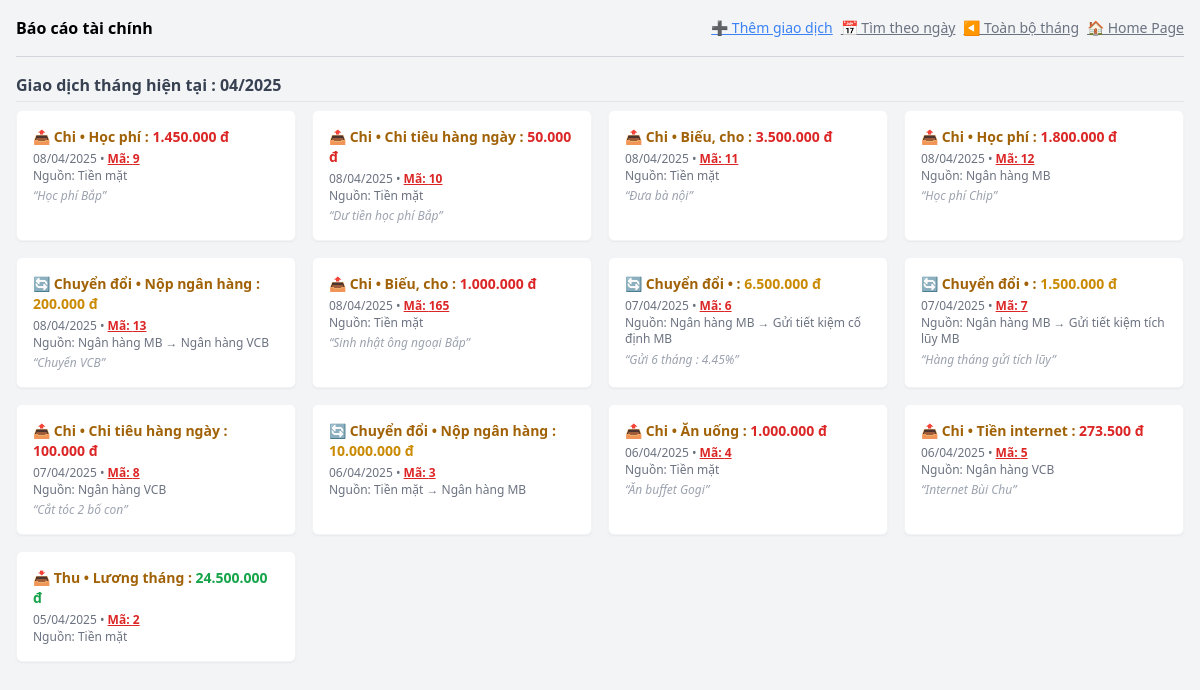
Page /?xem_thang=1 (signed in) on the committed database.
### models.py (models this page shows)
class tblthuchi(db.Model):
    __tablename__ = 'tblthuchi'
    id = db.Column(db.Integer, primary_key=True)
    ngay = db.Column(db.String(100), nullable=True)
    loai_giao_dich = db.Column(db.String(100), nullable=True)
    nguon_tien = db.Column(db.String(100), db.ForeignKey('tblnguonnoiden.ma_nguon'), nullable=True)
    noi_den = db.Column(db.String(100), db.ForeignKey('tblnguonnoiden.ma_nguon'), nullable=True)
    so_tien = db.Column(db.Float, nullable=True)
    ghi_chu = db.Column(db.String(100), nullable=True)
    danh_muc = db.Column(db.String(100), db.ForeignKey('tbldanhmuc.ma_danh_muc'),
                          nullable=True)
    danh_muc_obj = db.relationship('tbldanhmuc', backref='danh_muc', lazy=True)
    nguon_tien_obj = db.relationship('tblnguonnoiden', backref='nguon_tien', lazy=True, foreign_keys=[nguon_tien])
    noi_den_obj = db.relationship('tblnguonnoiden', backref='noi_den', lazy=True, foreign_keys=[noi_den])

class tbldanhmuc(db.Model):
    __tablename__ = 'tbldanhmuc'
    ma_danh_muc = db.Column(db.String(100), nullable=True, primary_key=True)
    ten_danh_muc = db.Column(db.String(100), nullable=True)  # 'thu' hoặc 'chi'

class tblnguonnoiden(db.Model):
    __tablename__ = 'tblnguonnoiden'
    ma_nguon = db.Column(db.String(100), nullable=True, primary_key=True)
    ten_nguon = db.Column(db.String(100), nullable=True)
    loai_tai_san = db.Column(db.String(100), nullable=True)
    ghi_chu = db.Column(db.String(100), nullable=True)

### routes.py (the view)
@app.route("/", methods = ["GET"])
@login_required
def index():
    danh_sach_nguon = tblnguonnoiden.query.all()
    danh_sach_danh_muc = tbldanhmuc.query.all()
    ngay_loc = request.args.get("ngay_loc")  # xem giao dịch theo ngày
    xem_thang = request.args.get("xem_thang") # xem giao dịch tháng hiện tại
    if ngay_loc:
        parts = ngay_loc.split("-")
        formatted = f"{parts[2]}/{parts[1]}/{parts[0]}"
        giao_dich = get_giao_dich_by_date(formatted) # lấy giao dịch theo ngày
        title = f"Giao dịch ngày {formatted}"
    elif xem_thang:
        giao_dich = get_giao_dich_thang_hien_tai() # lấy giao dịch tháng hiện tại
        title = "Giao dịch tháng hiện tại : " + thang_hien_tai
    else:
        giao_dich = get_5_giao_dich_gan_nhat() # lấy 5 giao dịch gần nhất
        title = "5 giao dịch gần nhất"
    return render_template('index.html',
                           today = hom_nay,
                           thang_hien_tai = thang_hien_tai,
                           title = title,
                           giao_dich = giao_dich,
                           danh_sach_nguon = danh_sach_nguon,
                           danh_sach_danh_muc = danh_sach_danh_muc)

### db_utils.py (called while the page is built)
def get_giao_dich_thang_hien_tai():
    today = date.today()
    month = today.strftime('%m/%Y')
    return tblthuchi.query.filter(tblthuchi.ngay.like(f'%/{month}')).order_by(tblthuchi.ngay.desc()).all()

### routes.py (called while the page is built)
@login_manager.user_loader
def load_user(user_id):
    return User.query.get(int(user_id))

@app.template_filter('format_tien')
def format_tien(value):
    try:
        value = float(value)
        if value.is_integer():
            return f"{int(value):,}".replace(",", ".") + " đ"  # 75000000 → 75.000.000
        else:
            return f"{value:,.2f}".replace(",", ".").replace(".", ",", 1) + " đ"  # nếu có phần thập phân
    except:
        return value

### templates/index.html (shortened to what this page needs)
{% extends "base.html" %}
{% block content %}
<body class="bg-white text-sm p-4 text-gray-800">
    <div class="flex justify-between items-center mb-4">
        <h1 class="font-bold text-base">Báo cáo tài chính</h1>
        <div class="flex gap-2">
            <button onclick="document.getElementById('modalForm').classList.remove('hidden')" class="text-blue-500 underline text-sm">
                ➕ Thêm giao dịch
            </button>
            <button onclick="document.getElementById('modalFilterNgay').classList.remove('hidden')"
                class="text-gray-500 underline text-sm">📅 Tìm theo ngày
            </button>
            <a href="/?xem_thang=1" class="text-gray-500 underline text-sm">◀ Toàn bộ tháng</a>
            <button onclick="window.location.href='/'" class="text-gray-500 underline text-sm">
                🏠 Home Page
            </button>
        </div>
    </div>
    <hr class="my-4 border-gray-300">
    <div class="mb-6">
        <p class="font-semibold text-gray-700 border-b pb-1 mb-2">{{title}}</p>
        <div class="grid gap-4 sm:grid-cols-2 lg:grid-cols-4">
            {% for gd in giao_dich %}
            <div class="bg-white rounded-md shadow-sm p-4 border border-gray-100">
                <p class="text-sm font-semibold mb-1
                    {% if gd.loai_giao_dich == 'thu' %}
                        text-green-700
                    {% elif gd.loai_giao_dich == 'chi' %}
                        text-red-700
                    {% else %}
                        text-yellow-700
                    {% endif %}
                ">
                    {% if gd.loai_giao_dich == 'Thu' %}
                        📥
                    {% elif gd.loai_giao_dich == 'Chi' %}
                        📤
                    {% else %}
                        🔄
                    {% endif %}
                    {{ gd.loai_giao_dich | capitalize }} • {{ gd.danh_muc_obj.ten_danh_muc }} : <span class="text-sm font-bold mt-2
                    {% if gd.loai_giao_dich == 'Thu' %}
                        text-green-600
                    {% elif gd.loai_giao_dich == 'Chi' %}
                        text-red-600
                    {% else %}
                        text-yellow-600
                    {% endif %}
                    ">{{ gd.so_tien | format_tien }}</span>
                </p>
                <p class="text-xs text-gray-500 leading-snug">
                    {{ gd.ngay }} •
                    <a href="javascript:void(0)" onclick="confirmXoa('{{ gd.id }}')" class="text-red-600 font-semibold underline">
                        Mã: {{ gd.id }}
                    </a><br>
                    Nguồn: {{ gd.nguon_tien_obj.ten_nguon }}
                    {% if gd.noi_den_obj %}
                        → {{ gd.noi_den_obj.ten_nguon }}
                    {% endif %}
                </p>
                {% if gd.ghi_chu %}
                <p class="text-xs text-gray-400 italic mt-1">“{{ gd.ghi_chu }}”</p>
                {% endif %}
            </div>
            {% endfor %}
        </div>
    </div>
</body>
{% endblock %}

### rows in the picture
tblthuchi: loai_giao_dich "Chi", danh_muc_obj.ten_danh_muc "Học phí", so_tien "1.450.000 đ", ngay "08/04/2025", id "9", nguon_tien_obj.ten_nguon "Tiền mặt", ghi_chu "Học phí Bắp"
tblthuchi: loai_giao_dich "Chi", danh_muc_obj.ten_danh_muc "Chi tiêu hàng ngày", so_tien "50.000 đ", ngay "08/04/2025", id "10", nguon_tien_obj.ten_nguon "Tiền mặt", ghi_chu "Dư tiền học phí Bắp"
tblthuchi: loai_giao_dich "Chi", danh_muc_obj.ten_danh_muc "Biếu, cho", so_tien "3.500.000 đ", ngay "08/04/2025", id "11", nguon_tien_obj.ten_nguon "Tiền mặt", ghi_chu "Đưa bà nội"
tblthuchi: loai_giao_dich "Chi", danh_muc_obj.ten_danh_muc "Học phí", so_tien "1.800.000 đ", ngay "08/04/2025", id "12", nguon_tien_obj.ten_nguon "Ngân hàng MB", ghi_chu "Học phí Chip"
tblthuchi: loai_giao_dich "Chuyển đổi", danh_muc_obj.ten_danh_muc "Nộp ngân hàng", so_tien "200.000 đ", ngay "08/04/2025", id "13", nguon_tien_obj.ten_nguon "Ngân hàng MB", noi_den_obj.ten_nguon "Ngân hàng VCB", ghi_chu "Chuyển VCB"
tblthuchi: loai_giao_dich "Chi", danh_muc_obj.ten_danh_muc "Biếu, cho", so_tien "1.000.000 đ", ngay "08/04/2025", id "165", nguon_tien_obj.ten_nguon "Tiền mặt", ghi_chu "Sinh nhật ông ngoại Bắp"
tblthuchi: loai_giao_dich "Chuyển đổi", so_tien "6.500.000 đ", ngay "07/04/2025", id "6", nguon_tien_obj.ten_nguon "Ngân hàng MB", noi_den_obj.ten_nguon "Gửi tiết kiệm cố định MB", ghi_chu "Gửi 6 tháng : 4.45%"
tblthuchi: loai_giao_dich "Chuyển đổi", so_tien "1.500.000 đ", ngay "07/04/2025", id "7", nguon_tien_obj.ten_nguon "Ngân hàng MB", noi_den_obj.ten_nguon "Gửi tiết kiệm tích lũy MB", ghi_chu "Hàng tháng gửi tích lũy"
tblthuchi: loai_giao_dich "Chi", danh_muc_obj.ten_danh_muc "Chi tiêu hàng ngày", so_tien "100.000 đ", ngay "07/04/2025", id "8", nguon_tien_obj.ten_nguon "Ngân hàng VCB", ghi_chu "Cắt tóc 2 bố con"
tblthuchi: loai_giao_dich "Chuyển đổi", danh_muc_obj.ten_danh_muc "Nộp ngân hàng", so_tien "10.000.000 đ", ngay "06/04/2025", id "3", nguon_tien_obj.ten_nguon "Tiền mặt", noi_den_obj.ten_nguon "Ngân hàng MB"
tblthuchi: loai_giao_dich "Chi", danh_muc_obj.ten_danh_muc "Ăn uống", so_tien "1.000.000 đ", ngay "06/04/2025", id "4", nguon_tien_obj.ten_nguon "Tiền mặt", ghi_chu "Ăn buffet Gogi"
tblthuchi: loai_giao_dich "Chi", danh_muc_obj.ten_danh_muc "Tiền internet", so_tien "273.500 đ", ngay "06/04/2025", id "5", nguon_tien_obj.ten_nguon "Ngân hàng VCB", ghi_chu "Internet Bùi Chu"
tblthuchi: loai_giao_dich "Thu", danh_muc_obj.ten_danh_muc "Lương tháng", so_tien "24.500.000 đ", ngay "05/04/2025", id "2", nguon_tien_obj.ten_nguon "Tiền mặt"

### other values in the picture
{{ title }} "Giao dịch tháng hiện tại : 04/2025"
